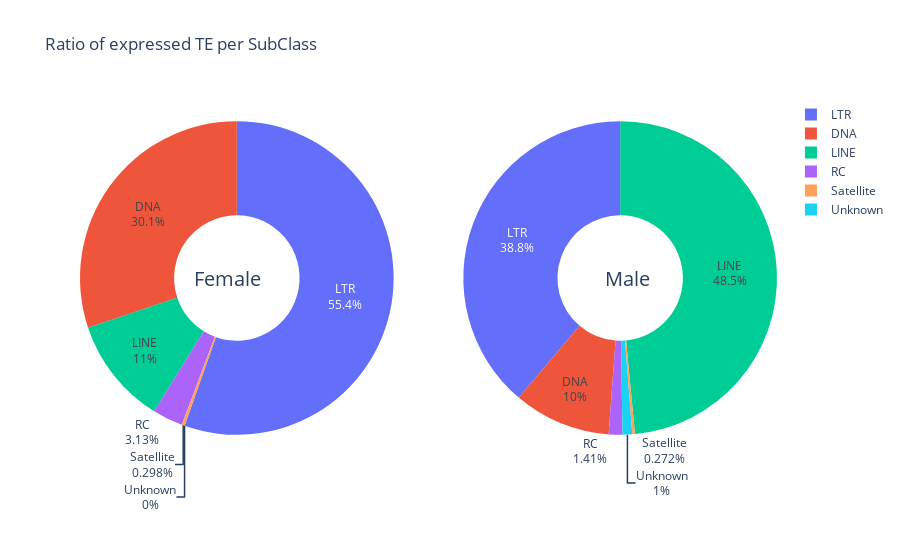

Notebook cell for this chart:
### Markdown cell above
## Pie plots : Ratio of each Subclass / Superfamily / Family

### Code cell
df = consensus_counting_df.copy()
fig = make_subplots(rows=1, cols=2, specs=[[{'type':'domain'}, {'type':'domain'}]])

fig.add_trace(
    go.Pie(labels=df["SubClass"], values=df["Female"], textinfo='label+percent', name = "Female"),
    1, 1)

fig.add_trace(
    go.Pie(labels=df["SubClass"], values=df["Male"], textinfo='label+percent', name = "Male"),
    1, 2)
fig.update_traces(hole=.4, hoverinfo="label+value")

fig.update_layout(
    title_text="Ratio of expressed TE per SubClass ",
    # Add annotations in the center of the donut pies.
    annotations=[dict(text='Female', x=0.16, y=0.5, font_size=20, showarrow=False),
                 dict(text='Male', x=0.82, y=0.5, font_size=20, showarrow=False)])
fig.show()

### Figure 1 — Plotly figure (JSON) as saved in the notebook; plotly's stock layout.template omitted (floating-point values rounded to 4 significant figures; data arrays with more than 128 entries replaced by an {"elided": "..."} marker saying what was removed)
{"data": [{"domain": {"x": [0, 0.45], "y": [0, 1]}, "hole": 0.4, "hoverinfo": "label+value", "labels": {"elided": "133 str values"}, "name": "Female", "textinfo": "label+percent", "type": "pie", "values": {"elided": "133 int values"}}, {"domain": {"x": [0.55, 1], "y": [0, 1]}, "hole": 0.4, "hoverinfo": "label+value", "labels": {"elided": "133 str values"}, "name": "Male", "textinfo": "label+percent", "type": "pie", "values": {"elided": "133 int values"}}], "layout": {"annotations": [{"font": {"size": 20}, "showarrow": false, "text": "Female", "x": 0.16, "y": 0.5}, {"font": {"size": 20}, "showarrow": false, "text": "Male", "x": 0.82, "y": 0.5}], "title": {"text": "Ratio of expressed TE per SubClass "}}}
